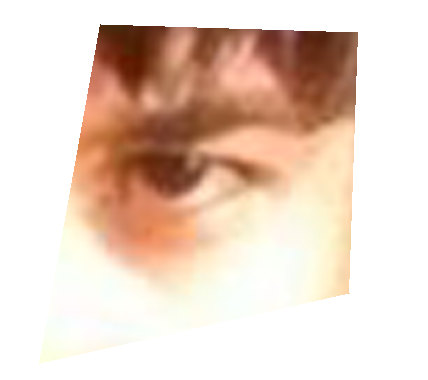
#> input picture images/left_eye/0.png, 428 x 380 px, given in place of 24.png, which was not available
$ python -i collage_generator.py   (imports and definitions only)
#> lines starting #> are read from the running program, lines starting #| are printed output that depends on the picture; pictures that were not available may be replaced by others from this repository, and a replacement may not be noted
### cut_face_parts.py
import os
import numpy as np
import json
from PIL import Image, ImageDraw
import random

IMAGE_WIDTH = 1024
IMAGE_HEIGHT = 1024

IMAGES_PATH = os.path.join(os.getcwd(), 'images')
FACES_PATH = os.path.join(IMAGES_PATH, 'face_container')
LEFT_EYE_PATH = os.path.join(IMAGES_PATH, 'left_eye')
RIGHT_EYE_PATH = os.path.join(IMAGES_PATH, 'right_eye')
NOSE_PATH = os.path.join(IMAGES_PATH, 'nose')
MOUTH_PATH = os.path.join(IMAGES_PATH, 'mouth')


# [14 lines left out: function _get_polygon_mask, not called in this run]


def _make_even(value):
    return value if value % 2 == 0 else value - 1


# [16 lines left out: function crop_piece, not called in this run]


def _get_face_image(path):
    image = Image.open(path)
    image = image.convert('RGBA')
    return image


def _denormalize_keypoint(keypoint, image_width=IMAGE_WIDTH, image_height=IMAGE_HEIGHT, x_offset=0, y_offset=0):
    return int(keypoint['x'] * image_width) - x_offset, int(keypoint['y'] * image_height) - y_offset


def _denormalize_value(value, size=IMAGE_WIDTH):
    return int(value * size)


# [33 lines left out: function main, not called in this run]


# [2 lines that do not run on import are left out]

### collage_generator.py
import json
import os
from PIL import Image, ImageDraw
import random
from cut_face_parts import _get_face_image, _denormalize_keypoint, _denormalize_value

IMAGE_WIDTH = 1024
IMAGE_HEIGHT = 1024

IMAGES_PATH = os.path.join(os.getcwd(), 'images')
FACES_PATH = os.path.join(IMAGES_PATH, 'face_container')
LEFT_EYE_PATH = os.path.join(IMAGES_PATH, 'left_eye')
RIGHT_EYE_PATH = os.path.join(IMAGES_PATH, 'right_eye')
NOSE_PATH = os.path.join(IMAGES_PATH, 'nose')
MOUTH_PATH = os.path.join(IMAGES_PATH, 'mouth')

COLLAGES_PATH = os.path.join(os.getcwd(), 'collages')


def create_directories():
    if not os.path.exists(COLLAGES_PATH):
        os.mkdir(COLLAGES_PATH)
    if not os.path.exists(IMAGES_PATH):
        os.mkdir(IMAGES_PATH)
    if not os.path.exists(FACES_PATH):
        os.mkdir(FACES_PATH)
    if not os.path.exists(LEFT_EYE_PATH):
        os.mkdir(LEFT_EYE_PATH)
    if not os.path.exists(RIGHT_EYE_PATH):
        os.mkdir(RIGHT_EYE_PATH)
    if not os.path.exists(NOSE_PATH):
        os.mkdir(NOSE_PATH)
    if not os.path.exists(MOUTH_PATH):
        os.mkdir(MOUTH_PATH)


def generate_collage(name, use_background=False, color='black'):
#> called with name = 'images/left_eye/0.png', use_background = False, color = 'black'
    with open('face_keypoints.json', 'r') as f:
#> (reads face_keypoints.json from the repository)
        keypoints = json.load(f)

        # create blank image
        img = Image.new('RGBA', (IMAGE_WIDTH, IMAGE_HEIGHT)) if not use_background else Image.new('RGBA', (
        IMAGE_WIDTH, IMAGE_HEIGHT), color)
#> img: PIL image 1024x1024 RGBA; every value is 0
        img.putalpha(255)

        face = keypoints['faces'][random.randint(0, len(keypoints['faces']) - 1)]

        left_eye_modifier = random.uniform(1.0, 3.0)
        right_eye_modifier = random.uniform(1.0, 3.0)
        nose_modifier = random.uniform(0.8, 1.5)
        mouth_modifier = random.uniform(0.8, 2.2)

        left_eye_width = _denormalize_value(0.25 * face['bounding_box']['width'] * left_eye_modifier)
        left_eye_height = _denormalize_value(0.2 * face['bounding_box']['height'] * left_eye_modifier)
        right_eye_width = _denormalize_value(0.25 * face['bounding_box']['width'] * right_eye_modifier)
        right_eye_height = _denormalize_value(0.2 * face['bounding_box']['height'] * right_eye_modifier)
        nose_width = _denormalize_value(0.25 * face['bounding_box']['width'] * nose_modifier)
        nose_height = _denormalize_value(0.5 * face['bounding_box']['height'] * nose_modifier)
        mouth_width = _denormalize_value(0.5 * face['bounding_box']['width'] * mouth_modifier)
        mouth_height = _denormalize_value(0.25 * face['bounding_box']['height'] * mouth_modifier)

        face_image = _get_face_image(os.path.join(FACES_PATH, face['file']))
#> in _get_face_image, image is the input picture: PIL image 428x380 RGBA; mean R, G, B, A 205, 165.5, 138.2, 131.9
        face_image = face_image.convert('RGBA')

        # paste face image
        img.paste(face_image, (0, 0), face_image)

        # load random parts
        left_eye_image = Image.open(os.path.join(LEFT_EYE_PATH, random.choice(os.listdir(LEFT_EYE_PATH)))).resize(
            (left_eye_width, left_eye_height), resample=Image.BICUBIC)
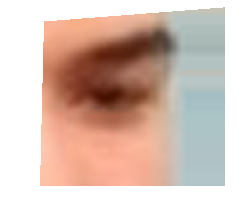
#> input picture images/left_eye/11.png, 246 x 218 px
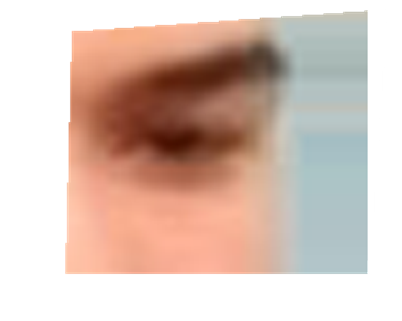
#> left_eye_image: PIL image 402x321 RGBA; mean R, G, B, A 119.2, 96.6, 86.2, 154.7; transparent parts drawn white
        right_eye_image = Image.open(os.path.join(RIGHT_EYE_PATH, random.choice(os.listdir(RIGHT_EYE_PATH)))).resize(
            (right_eye_width, right_eye_height), resample=Image.BICUBIC)
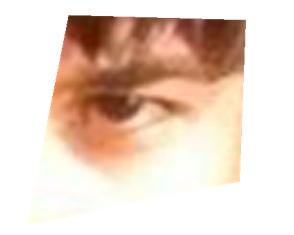
#> right_eye_image: PIL image 294x235 RGBA; mean R, G, B, A 111.5, 90, 75.9, 131.9; transparent parts drawn white
        nose_image = Image.open(os.path.join(NOSE_PATH, random.choice(os.listdir(NOSE_PATH)))).resize(
            (nose_width, nose_height), resample=Image.BICUBIC)
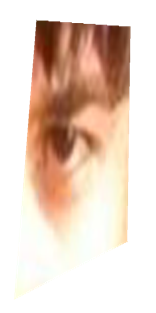
#> nose_image: PIL image 156x313 RGBA; mean R, G, B, A 112.1, 90.5, 76.4, 131.9; transparent parts drawn white
        mouth_image = Image.open(os.path.join(MOUTH_PATH, random.choice(os.listdir(MOUTH_PATH)))).resize(
            (mouth_width, mouth_height), resample=Image.BICUBIC)
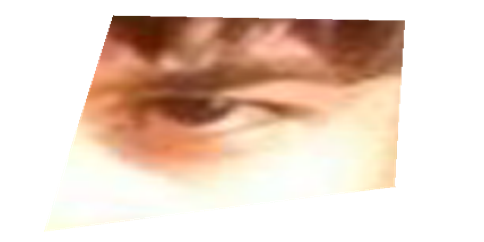
#> mouth_image: PIL image 484x242 RGBA; mean R, G, B, A 111.1, 89.7, 75.6, 131.9; transparent parts drawn white

        # paste parts
        img.paste(nose_image, _denormalize_keypoint(face['nose'], x_offset=nose_image.width // 2,
                                                    y_offset=nose_image.height // 2), nose_image)
        img.paste(left_eye_image, _denormalize_keypoint(face['left_eye'], x_offset=left_eye_image.width // 2,
                                                        y_offset=left_eye_image.height // 2), left_eye_image)
        img.paste(right_eye_image, _denormalize_keypoint(face['right_eye'], x_offset=right_eye_image.width // 2,
                                                         y_offset=right_eye_image.height // 2), right_eye_image)
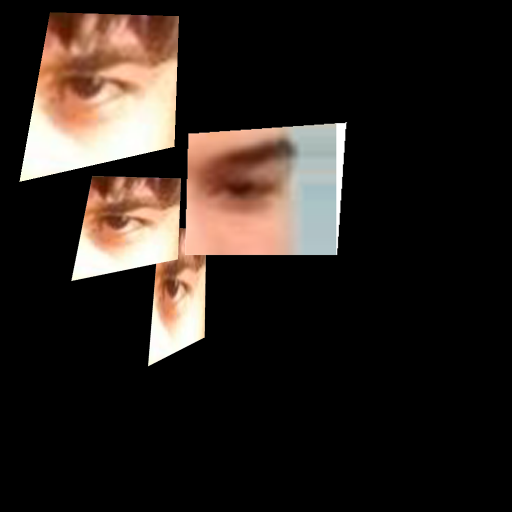
#> img: PIL image 1024x1024 RGBA (shown at 1/2 size); mean R, G, B, A 43.1, 35, 30.1, 254.9; transparent parts drawn white
        img.paste(mouth_image, _denormalize_keypoint(face['mouth'], x_offset=mouth_image.width // 2,
                                                     y_offset=mouth_image.height // 2), mouth_image)
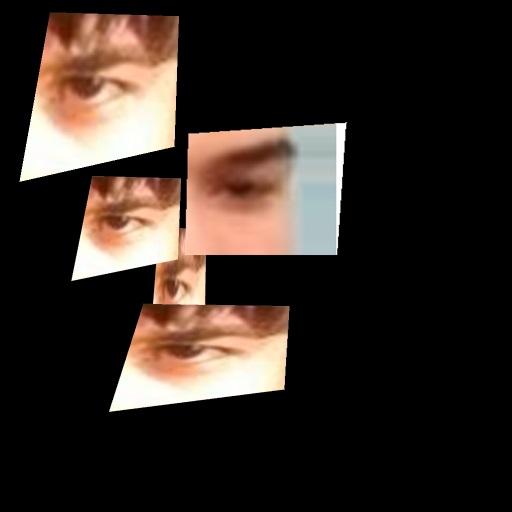
#> img: PIL image 1024x1024 RGBA (shown at 1/2 size); mean R, G, B, A 53, 42.6, 36.4, 254.8; transparent parts drawn white

        # save image
#> (the run stopped early here; a loop or call above may not have finished)
